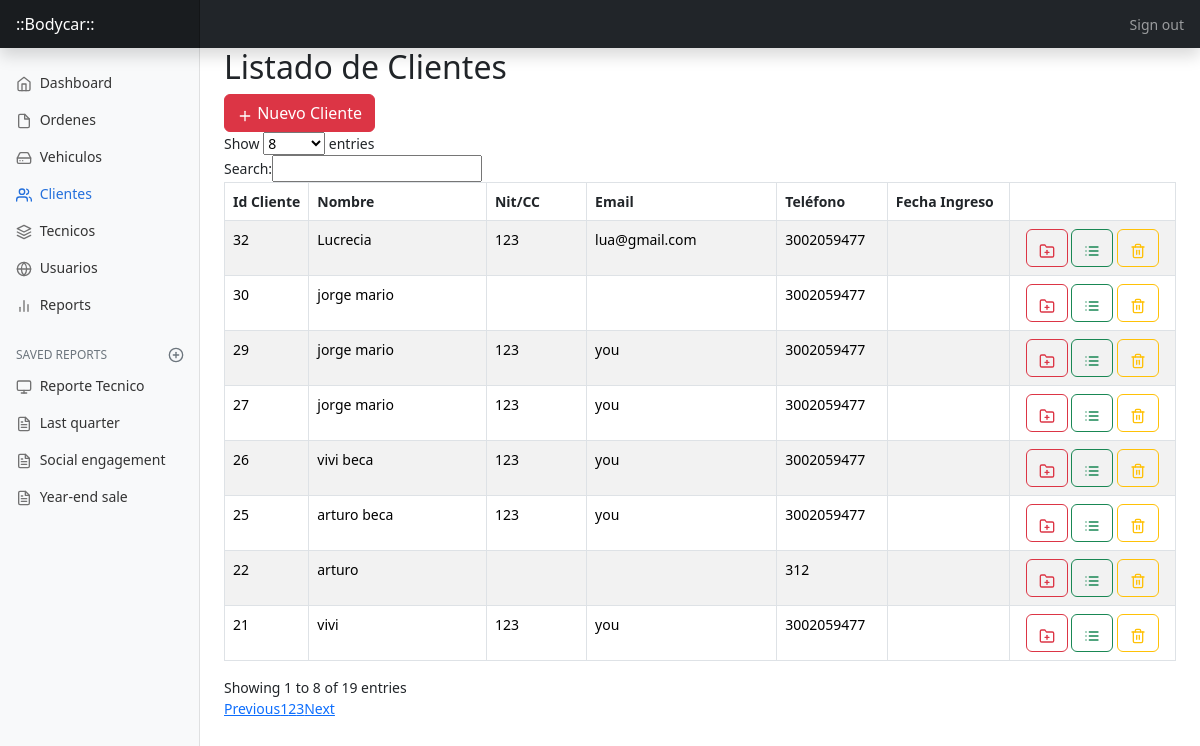
/listado_cliente.php, run on the app's committed database.
### tables this page shows
CREATE TABLE `cliente` (
  `id` bigint(20) UNSIGNED NOT NULL,
  `cli_nom` varchar(255) NOT NULL,
  `cli_ide` varchar(255) NOT NULL,
  `cli_dir` varchar(255) NOT NULL,
  `cli_ema` varchar(255) NOT NULL,
  `cli_tel` varchar(255) NOT NULL,
  `cli_ciu` varchar(255) NOT NULL
);

### conectar.php (called while the page is built)
<?php
  class Conectar
  {
   public static function con(){
    $hostname_db = "localhost";
    $database_db = "bodycar";
    $username_db = "root";
    $password_db = "";
    $conexion = mysqli_connect($hostname_db, $username_db, $password_db);
    mysqli_select_db($conexion,$database_db) or die ("Ninguna DB seleccionada");
    return $conexion;
  }
}

### m_cliente.php (called while the page is built, shortened)
<?php
require_once 'conectar.php';
class Cliente {
  private $registro;
  function __construct() {
    $this->registro=array();
  }
  public function get_cliente(){
   $sql="select * from cliente ORDER BY id DESC;";
   $res=mysqli_query(Conectar::con(),$sql) or die(mysqli_error());
   while($reg=mysqli_fetch_assoc($res))
   {
     $this->registro[]=$reg;
   }
   return $this->registro;
 }
}
?>

### listado_cliente.php (the view, shortened to what this page needs)
<!doctype html>
<html lang="en">
<?php
require_once 'm_cliente.php';
?>
  <head>
<link href="assets/dist/css/bootstrap.min.css" rel="stylesheet">
<link rel="stylesheet" type="text/css" href="//code.jquery.com/ui/1.12.1/themes/cupertino/jquery-ui.css">
  <link rel="stylesheet" type="text/css" href="//cdn.datatables.net/1.10.13/css/dataTables.jqueryui.min.css">
    <link href="dashboard.css" rel="stylesheet">
  </head>
  <body>
<header class="navbar navbar-dark sticky-top bg-dark flex-md-nowrap p-0 shadow">
  <a class="navbar-brand col-md-3 col-lg-2 me-0 px-3 fs-6" href="#">::Bodycar::</a>
  <div class="navbar-nav">
    <div class="nav-item text-nowrap">
      <a class="nav-link px-3" href="logout.php">Sign out</a>
    </div>
  </div>
</header>
<div class="container-fluid">
  <div class="row">
    <nav id="sidebarMenu" class="col-md-3 col-lg-2 d-md-block bg-light sidebar collapse">
      <div class="position-sticky pt-3 sidebar-sticky">
        <ul class="nav flex-column">
          <li class="nav-item">
            <a class="nav-link" aria-current="page" href="dashboard.php">
              <span data-feather="home" class="align-text-bottom"></span>
              Dashboard
            </a>
          </li>
          <li class="nav-item">
            <a class="nav-link" href="listado_orden.php">
              <span data-feather="file" class="align-text-bottom"></span>
              Ordenes
            </a>
          </li>
          <li class="nav-item">
            <a class="nav-link" href="listado_vehiculo.php">
              <span data-feather="hard-drive" class="align-text-bottom"></span>
            Vehiculos
            </a>
          </li>
          <li class="nav-item">
            <a class="nav-link active" href="listado_cliente.php">
              <span data-feather="users" class="align-text-bottom"></span>
              Clientes
            </a>
          </li>
          <li class="nav-item">
            <a class="nav-link" href="Listado_tecnico.php">
              <span data-feather="layers" class="align-text-bottom"></span>
              Tecnicos
            </a>
          </li>
          <li class="nav-item">
            <a class="nav-link" href="under-construction.php">
              <span data-feather="globe" class="align-text-bottom"></span>
              Usuarios
            </a>
          </li>
          <li class="nav-item">
            <a class="nav-link" href="under-construction.php">
              <span data-feather="bar-chart-2" class="align-text-bottom"></span>
              Reports
            </a>
          </li>
        </ul>
        <h6 class="sidebar-heading d-flex justify-content-between align-items-center px-3 mt-4 mb-1 text-muted text-uppercase">
          <span>Saved reports</span>
          <a class="link-secondary" href="#" aria-label="Add a new report">
            <span data-feather="plus-circle" class="align-text-bottom"></span>
          </a>
        </h6>
        <ul class="nav flex-column mb-2">
          <li class="nav-item">
            <a class="nav-link" href="#">
              <span data-feather="monitor" class="align-text-bottom"></span>
              Reporte Tecnico
            </a>
          </li>
          <li class="nav-item">
            <a class="nav-link" href="#">
              <span data-feather="file-text" class="align-text-bottom"></span>
              Last quarter
            </a>
          </li>
          <li class="nav-item">
            <a class="nav-link" href="#">
              <span data-feather="file-text" class="align-text-bottom"></span>
              Social engagement
            </a>
          </li>
          <li class="nav-item">
            <a class="nav-link" href="#">
              <span data-feather="file-text" class="align-text-bottom"></span>
              Year-end sale
            </a>
          </li>
        </ul>
      </div>
    </nav>
    <main class="col-md-9 ms-sm-auto col-lg-10 px-md-4">
 <h2>Listado de Clientes</h2>
 <button type="button" class="btn btn-danger" data-bs-toggle="modal" data-bs-target="#exampleModal">
 <span data-feather="plus" class="align-text-bottom"></span>  Nuevo Cliente
 </button>
      <div class="table-responsive">
      <table id="datatable" class="table display table-striped table-bordered table-hover" cellspacing="0" width="100%">
                          <thead>
                            <tr class="alert-warning">
                              <th>Id Cliente</th>
                              <th>Nombre</th>
                              <th>Nit/CC</th>
                              <th>Email</th>
                              <th>Teléfono</th>
                              <th>Fecha Ingreso</th>
                              <th></th>
                            </tr>
                          </thead>
                          <tbody>
                            <?php
                            $regis = new Cliente();
                            $array_articles = $regis->get_cliente();
                            ?>
                            <?php foreach ($array_articles as $key => $value) { ?>
                            <tr class="odd gradeX">
                              <td><a href="javascript:void(0);" onClick="window.location='editar_cliente.php?id=<?php echo $value["id"];?>';" data-toggle="tooltip" title="Editar" style='text-decoration:none;color:black;'><?php echo $value["id"]; ?></a></td>
                              <td><a href="javascript:void(0);" onClick="window.location='editar_cliente.php?id=<?php echo $value["id"];?>';" data-toggle="tooltip" title="Editar" style='text-decoration:none;color:black;'><?php echo $value["cli_nom"]; ?></a></td>
                              <td><a href="javascript:void(0);" onClick="window.location='editar_cliente.php?id=<?php echo $value["id"];?>';" data-toggle="tooltip" title="Editar" style='text-decoration:none;color:black;'><?php echo $value["cli_ide"]; ?></a></td>
                              <td><a href="javascript:void(0);" onClick="window.location='editar_cliente.php?id=<?php echo $value["id"];?>';" data-toggle="tooltip" title="Editar" style='text-decoration:none;color:black;'><?php echo $value["cli_ema"]; ?></a></td>
                              <td><a href="javascript:void(0);" onClick="window.location='editar_cliente.php?id=<?php echo $value["id"];?>';" data-toggle="tooltip" title="Editar" style='text-decoration:none;color:black;'><?php echo $value["cli_tel"]; ?></a></td>
                              <td></td>
                                <td class="actions">
                                  <div class="text-center">
                                    <a href="javascript:void(0);" onClick="window.location='v_vehiculo.php?id=<?php echo $value["id"];?>';" data-toggle="tooltip" title="Nuevo Vehiculo" class="btn btn-xs btn-outline-danger"><span data-feather="folder-plus" class="align-text-bottom"></span></a>
                                    <a href="javascript:void(0);" onClick="window.location='listado_vehiculo_cliente.php?id=<?php echo $value["id"];?>';" data-toggle="tooltip" title="Listado Vehiculo" class="btn btn-xs btn-outline-success"><span data-feather="list" class="align-text-bottom"></span></a>
                                    <a href="javascript:void(0);" onClick="eliminar('eliminar_cliente.php?id=<?php echo $value["id"];?>')" data-toggle="tooltip" title="Eliminar" class="btn btn-xs btn-outline-warning"><span data-feather="trash-2" class="align-text-bottom"></span></a>
                                  </div>
                                </td>
                              </tr>
                              <?php } ?>
                            </tbody>
                          </table>
      </div>
    </main>
  </div>
</div>
  </body>
</html>

### dashboard.css (style rules this page uses)
body { font-size: .875rem; }
.feather { width: 16px; height: 16px; }
.sidebar { position: fixed; top: 0; bottom: 0; left: 0; z-index: 100; padding: 48px 0 0; box-shadow: inset -1px 0 0 rgba(0, 0, 0, .1); }
.sidebar-sticky { height: calc(100vh - 48px); overflow-x: hidden; overflow-y: auto; }
.sidebar .nav-link { font-weight: 500; color: #333; }
.sidebar .nav-link .feather { margin-right: 4px; color: #727272; }
.sidebar .nav-link.active { color: #2470dc; }
.sidebar .nav-link:hover .feather, .sidebar .nav-link.active .feather { color: inherit; }
.sidebar-heading { font-size: .75rem; }
.navbar-brand { padding-top: .75rem; padding-bottom: .75rem; background-color: rgba(0, 0, 0, .25); box-shadow: inset -1px 0 0 rgba(0, 0, 0, .25); }

### data on the page
cliente: id "32", cli_nom "Lucrecia", cli_ide "123", cli_ema "lua@gmail.com", cli_tel "3002059477"
cliente: id "30", cli_nom "jorge mario", cli_tel "3002059477"
cliente: id "29", cli_nom "jorge mario", cli_ide "123", cli_ema "you", cli_tel "3002059477"
cliente: id "27", cli_nom "jorge mario", cli_ide "123", cli_ema "you", cli_tel "3002059477"
cliente: id "26", cli_nom "vivi beca", cli_ide "123", cli_ema "you", cli_tel "3002059477"
cliente: id "25", cli_nom "arturo beca", cli_ide "123", cli_ema "you", cli_tel "3002059477"
cliente: id "22", cli_nom "arturo", cli_tel "312"
cliente: id "21", cli_nom "vivi", cli_ide "123", cli_ema "you", cli_tel "3002059477"
